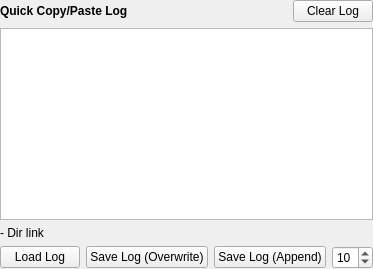
     <widget class="QWidget" name="page_4">
      <layout class="QHBoxLayout" name="horizontalLayout_6">
       <property name="leftMargin">
        <number>0</number>
       </property>
       <property name="topMargin">
        <number>0</number>
       </property>
       <property name="rightMargin">
        <number>0</number>
       </property>
       <property name="bottomMargin">
        <number>0</number>
       </property>
       <item>
        <widget class="QFrame" name="frame_10">
         <property name="frameShape">
          <enum>QFrame::NoFrame</enum>
         </property>
         <property name="frameShadow">
          <enum>QFrame::Raised</enum>
         </property>
         <property name="lineWidth">
          <number>0</number>
         </property>
         <layout class="QVBoxLayout" name="verticalLayout_10">
          <property name="leftMargin">
           <number>0</number>
          </property>
          <property name="topMargin">
           <number>0</number>
          </property>
          <property name="rightMargin">
           <number>0</number>
          </property>
          <property name="bottomMargin">
           <number>0</number>
          </property>
          <item>
           <widget class="QFrame" name="frame_24">
            <property name="frameShape">
             <enum>QFrame::NoFrame</enum>
            </property>
            <property name="frameShadow">
             <enum>QFrame::Plain</enum>
            </property>
            <layout class="QHBoxLayout" name="horizontalLayout_13">
             <property name="leftMargin">
              <number>0</number>
             </property>
             <property name="topMargin">
              <number>0</number>
             </property>
             <property name="rightMargin">
              <number>0</number>
             </property>
             <property name="bottomMargin">
              <number>0</number>
             </property>
             <item>
              <widget class="QLabel" name="label_7">
               <property name="text">
                <string>&lt;html&gt;&lt;head/&gt;&lt;body&gt;&lt;p&gt;&lt;span style=&quot; font-weight:600;&quot;&gt;Quick Copy/Paste Log&lt;/span&gt;&lt;/p&gt;&lt;/body&gt;&lt;/html&gt;</string>
               </property>
              </widget>
             </item>
             <item>
              <widget class="QPushButton" name="clearLog">
               <property name="sizePolicy">
                <sizepolicy hsizetype="Maximum" vsizetype="Fixed">
                 <horstretch>0</horstretch>
                 <verstretch>0</verstretch>
                </sizepolicy>
               </property>
               <property name="text">
                <string>Clear Log</string>
               </property>
              </widget>
             </item>
            </layout>
           </widget>
          </item>
          <item>
           <widget class="QTextEdit" name="copyPasteLog"/>
          </item>
          <item>
           <widget class="QLabel" name="logDirLink">
            <property name="text">
             <string>- Dir link</string>
            </property>
           </widget>
          </item>
          <item>
           <widget class="QFrame" name="frame_23">
            <property name="frameShape">
             <enum>QFrame::NoFrame</enum>
            </property>
            <property name="frameShadow">
             <enum>QFrame::Plain</enum>
            </property>
            <layout class="QHBoxLayout" name="horizontalLayout_12">
             <property name="leftMargin">
              <number>0</number>
             </property>
             <property name="topMargin">
              <number>0</number>
             </property>
             <property name="rightMargin">
              <number>0</number>
             </property>
             <property name="bottomMargin">
              <number>0</number>
             </property>
             <item>
              <widget class="QPushButton" name="loadLog">
               <property name="text">
                <string>Load Log</string>
               </property>
              </widget>
             </item>
             <item>
              <widget class="QPushButton" name="saveLog">
               <property name="text">
                <string>Save Log (Overwrite)</string>
               </property>
              </widget>
             </item>
             <item>
              <widget class="QPushButton" name="appendLog">
               <property name="text">
                <string>Save Log (Append)</string>
               </property>
              </widget>
             </item>
             <item>
              <widget class="QSpinBox" name="logSpinBox">
               <property name="sizePolicy">
                <sizepolicy hsizetype="Maximum" vsizetype="Fixed">
                 <horstretch>0</horstretch>
                 <verstretch>0</verstretch>
                </sizepolicy>
               </property>
               <property name="toolTip">
                <string>Log Font Size</string>
               </property>
               <property name="minimum">
                <number>5</number>
               </property>
               <property name="maximum">
                <number>20</number>
               </property>
               <property name="value">
                <number>10</number>
               </property>
              </widget>
             </item>
            </layout>
           </widget>
          </item>
         </layout>
        </widget>
       </item>
      </layout>
     </widget>
